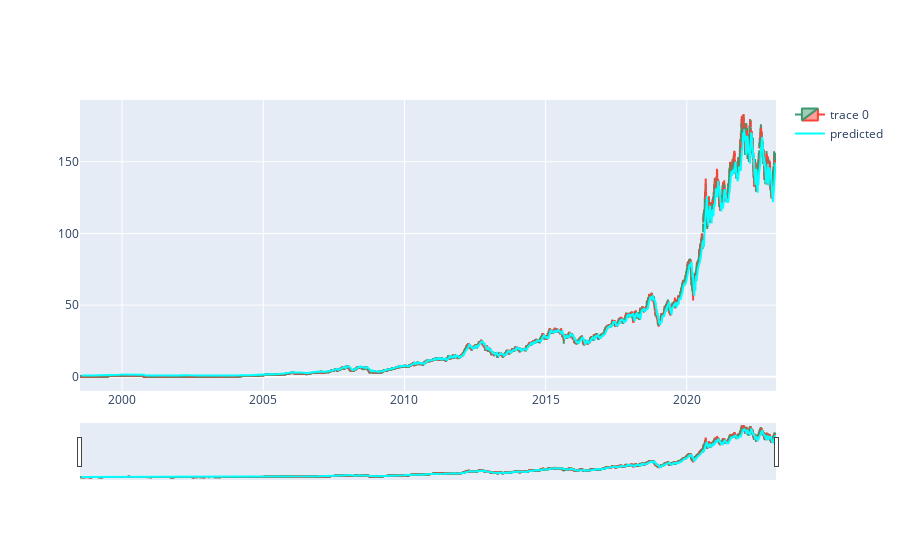

This figure's notebook cell:
### Code cell
fig = go.Figure(go.Candlestick(x=frame.index,
                open=frame['Open'], 
                high=frame['High'],
                low=frame['Low'], 
                close=frame['Close']))
fig.add_trace(go.Scatter(x=pred['Dates'], y=pred['Close'], line_color='cyan', name='predicted'))
fig

### Figure 1 — Plotly figure (JSON) as saved in the notebook; plotly's stock layout.template omitted (floating-point values rounded to 4 significant figures; data arrays with more than 128 entries replaced by an {"elided": "..."} marker saying what was removed)
{"data": [{"close": {"elided": "6199 float values"}, "high": {"elided": "6199 float values"}, "low": {"elided": "6199 float values"}, "open": {"elided": "6199 float values"}, "type": "candlestick", "x": {"elided": "6199 str values"}}, {"line": {"color": "cyan"}, "name": "predicted", "type": "scatter", "x": {"elided": "6194 str values"}, "y": {"elided": "6194 float values"}}], "layout": {}}
